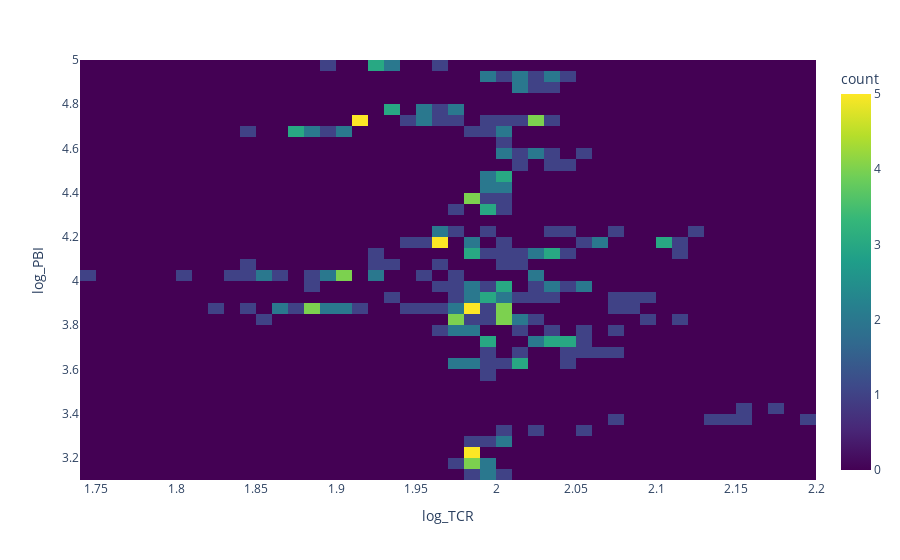

The cell this chart's notebook holds for it:
### Code cell
fig = px.density_heatmap(final, x="log_TCR", y="log_PBI",nbinsx=50, nbinsy=50, color_continuous_scale="Viridis")
fig.show()

### Figure 1 — Plotly figure (JSON) as saved in the notebook; plotly's stock layout.template omitted (floating-point values rounded to 4 significant figures; data arrays with more than 128 entries replaced by an {"elided": "..."} marker saying what was removed)
{"data": [{"coloraxis": "coloraxis", "hovertemplate": "log_TCR=%{x}<br>log_PBI=%{y}<br>count=%{z}<extra></extra>", "name": "", "nbinsx": 50, "nbinsy": 50, "type": "histogram2d", "x": {"elided": "300 float values"}, "xaxis": "x", "xbingroup": "x", "y": {"elided": "300 float values"}, "yaxis": "y", "ybingroup": "y"}], "layout": {"coloraxis": {"colorbar": {"title": {"text": "count"}}, "colorscale": [[0, "#440154"], [0.1111, "#482878"], [0.2222, "#3e4989"], [0.3333, "#31688e"], [0.4444, "#26828e"], [0.5556, "#1f9e89"], [0.6667, "#35b779"], [0.7778, "#6ece58"], [0.8889, "#b5de2b"], [1, "#fde725"]]}, "legend": {"tracegroupgap": 0}, "margin": {"t": 60}, "xaxis": {"anchor": "y", "domain": [0, 1], "title": {"text": "log_TCR"}}, "yaxis": {"anchor": "x", "domain": [0, 1], "title": {"text": "log_PBI"}}}}
